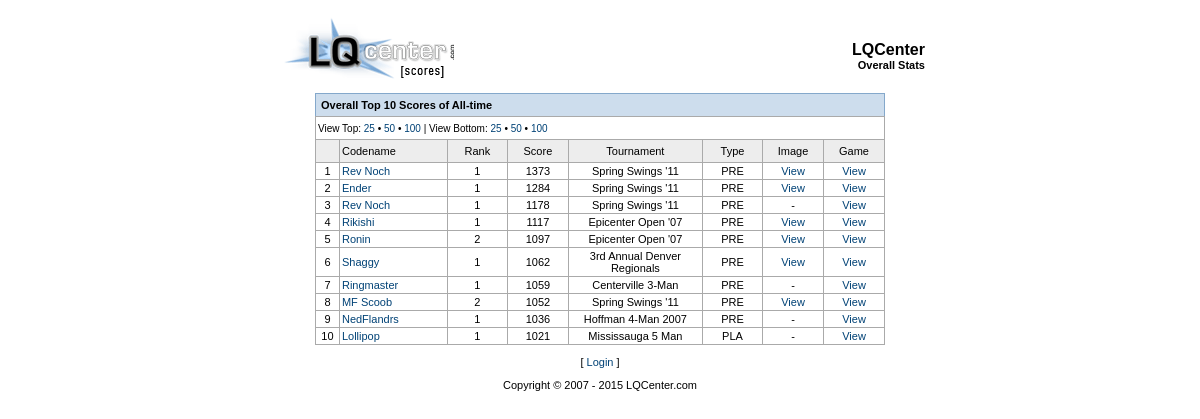
The page /stats_overall.php on the database its author committed.
### tables this page shows
CREATE TABLE IF NOT EXISTS `web_players` (
  `player_id` mediumint(5) NOT NULL AUTO_INCREMENT,
  `player_center` smallint(3) NOT NULL DEFAULT '0',
  `player_codename` varchar(15) NOT NULL DEFAULT '',
  `player_fname` varchar(25) NOT NULL DEFAULT '',
  `player_lname` varchar(25) NOT NULL DEFAULT '',
  `player_teams` mediumtext NOT NULL,
  PRIMARY KEY (`player_id`)
);

CREATE TABLE IF NOT EXISTS `web_events` (
  `id` mediumint(4) NOT NULL AUTO_INCREMENT,
  `stamp` int(10) NOT NULL DEFAULT '0',
  `event_year` smallint(4) NOT NULL,
  `center` smallint(3) NOT NULL DEFAULT '0',
  `title` varchar(50) NOT NULL DEFAULT '',
  `prelim_stamp` int(10) NOT NULL,
  `prelim_sched` enum('auto','manual') NOT NULL DEFAULT 'auto',
  `prelim_gen` enum('0','1') NOT NULL DEFAULT '0',
  `prelim_sets` tinyint(2) NOT NULL DEFAULT '0',
  `prelim_format` enum('dq','tq','none') NOT NULL DEFAULT 'tq',
  `prelim_rankby` enum('score','points') NOT NULL DEFAULT 'score',
  `prelim_drops` enum('0','1') NOT NULL DEFAULT '0',
  `playoff_sets` tinyint(2) NOT NULL DEFAULT '0',
  `playoff_format` enum('dq','tq','none') NOT NULL DEFAULT 'tq',
  `playoff_advance1` tinyint(2) NOT NULL DEFAULT '0',
  `playoff_advance2` tinyint(2) NOT NULL DEFAULT '0',
  `console_sets` tinyint(2) NOT NULL DEFAULT '0',
  `console_format` enum('dq','tq','none') NOT NULL DEFAULT 'tq',
  `playoff_rankby` enum('score','points') NOT NULL DEFAULT 'score',
  `console_advance` tinyint(2) NOT NULL DEFAULT '0',
  `console_advrank` varchar(4) NOT NULL DEFAULT '',
  `final_sets` tinyint(2) NOT NULL DEFAULT '0',
  `final_format` enum('dq','tq','none') NOT NULL DEFAULT 'tq',
  `final_advance` tinyint(2) NOT NULL DEFAULT '0',
  `final_advrank` varchar(4) NOT NULL DEFAULT '',
  `ranks_pre` enum('0','1') NOT NULL DEFAULT '0',
  `ranks_pla` enum('0','1') NOT NULL DEFAULT '0',
  `ranks_con` enum('0','1') NOT NULL DEFAULT '0',
  `ranks_fin` enum('0','1') NOT NULL DEFAULT '0',
  PRIMARY KEY (`id`)
);

### stats_overall.php (the view, shortened to what this page needs)
<?php
  require("functions.php");
  if($limit != "" && is_numeric($limit))
    {
	$fetch_limit = $limit;
     }
  else
    {
	$fetch_limit = 10;
     }
  if($sort == "asc")
    {
	$fetch_sort = "asc";
	$title_sort = "Bottom";
     }
  elseif($sort == "desc")
    {
	$fetch_sort = "desc";
	$title_sort = "Top";
     }
  else
    {
	$fetch_sort = "desc";
	$title_sort = "Top";
     }
  print("<table width=\"570\" cellspacing=\"1\" cellpadding=\"2\" class=\"table_bl_top\" align=\"center\">\n");
  print("  <tr>\n");
  print("   <td><b>Overall $title_sort $fetch_limit Scores of All-time</b></td>\n");
  print(" </tr>\n");
  print("</table>\n\n");
  print("<table width=\"570\" cellspacing=\"1\" cellpadding=\"2\" bgcolor=\"#aaaaaa\" align=\"center\">\n");
  print("  <tr bgcolor=\"#ffffff\">\n");
  print("   <td height=\"22\" colspan=\"8\" class=\"small\">View Top: <a href=\"./stats_overall.php?sort=desc&limit=25\">25</a> &bull; <a href=\"./stats_overall.php?sort=desc&limit=50\">50</a> &bull; <a href=\"./stats_overall.php?sort=desc&limit=100\">100</a> | View Bottom: <a href=\"./stats_overall.php?sort=asc&limit=25\">25</a> &bull; <a href=\"./stats_overall.php?sort=asc&limit=50\">50</a> &bull; <a href=\"./stats_overall.php?sort=asc&limit=100\">100</a></td>\n");
  print(" </tr>\n");
  print("  <tr height=\"22\" bgcolor=\"#ededed\">\n");
  print("   <td width=\"20\">&nbsp;</td>\n");
  print("   <td width=\"110\">Codename</td>\n");
  print("   <td width=\"60\" align=\"center\">Rank</td>\n");
  print("   <td width=\"60\" align=\"center\">Score</td>\n");
  print("   <td width=\"140\" align=\"center\">Tournament</td>\n");
  print("   <td width=\"60\" align=\"center\">Type</td>\n");
  print("   <td width=\"60\" align=\"center\">Image</td>\n");
  print("   <td width=\"60\" align=\"center\">Game</td>\n");
  print(" </tr>\n");
  $high_i = 1;
  $fetch_highest_scores = mysql_query("SELECT * FROM `web_scores` ORDER BY `score_score` $fetch_sort LIMIT 0, $fetch_limit") or die(mysql_error());
  while($fetch_high_row = mysql_fetch_assoc($fetch_highest_scores))
    {
  	$player_codename = return_codename($score_player);
	$high_game_type = strtoupper($score_game_type);
	$score_event_name = return_event_title($score_event);
	print("  <tr bgcolor=\"#ffffff\">\n");
	print("   <td align=\"center\">$high_i</td>\n");
	print("   <td><a href=\"./stats_player.php?playerId=$score_player\">$player_codename</a></td>\n");
	print("   <td align=\"center\">$score_rank</td>\n");
	print("   <td align=\"center\">$score_score</td>\n");
	print("   <td align=\"center\">$score_event_name</td>\n");
	print("   <td align=\"center\">$high_game_type</td>\n");
	if($fetch_high_row[score_scanned_image] != "")
	    {
		print("   <td align=\"center\"><a href=\"./scanned/$score_scanned_image\" target=\"_blank\">View</a></td>\n");
	     }
	else
	    {
		print("   <td align=\"center\">-</td>\n");
	     }
	print("   <td align=\"center\"><a href=\"./schedule.php?getEvent=$score_event&getGame=$score_game&getType=$score_game_type\">View</a></td>\n");
	print(" </tr>\n");
	$high_i++;
     }
  print("</table>\n");
?>

### styles.css (style rules this page uses)
body { background-color: #ffffff; scrollbar-face-color:#e2e2e2; scrollbar-highlight-color:#e2e2e2; scrollbar-3dlight-color:#e1e1e1; scrollbar-darkshadow-color:#f4f4f4; scrollbar-shadow-color:#465162; scrollbar-arrow-color:#666666; scrollbar-track-color:#f1f1f1; }
body,td { font-family: Arial; font-size: 11px; color: #000000; }
a { border: 0px; }
a:link { color: #004276; text-decoration: none; }
table { border: 0px; empty-cells: show; }
.small { font-size: 10px; }
.table_bl_top { padding: 2; border: 1px solid #84a8cb; border-bottom: 0px; background-color: #cddded; }

### rows shown on the page
web_players: player_codename "Rev Noch"
web_events: title "Spring Swings '11"
web_players: player_codename "Ender"
web_players: player_codename "Rikishi"
web_events: title "Epicenter Open '07"
web_players: player_codename "Ronin"
web_players: player_codename "Shaggy"
web_events: title "3rd Annual Denver Regionals"
web_players: player_codename "Ringmaster"
web_events: title "Centerville 3-Man"
web_players: player_codename "MF Scoob"
web_players: player_codename "NedFlandrs"
web_events: title "Hoffman 4-Man 2007"
web_players: player_codename "Lollipop"
web_events: title "Mississauga 5 Man"

### other values the page prints
$display_title "LQCenter"
$subtitle "Overall Stats"
$title_sort "Top"
$fetch_limit "10"
$score_rank "1"
$score_score "1373"
$high_game_type "PRE"
$score_score "1284"
$score_score "1178"
$score_score "1117"
$score_rank "2"
$score_score "1097"
$score_score "1062"
$score_score "1059"
$score_score "1052"
